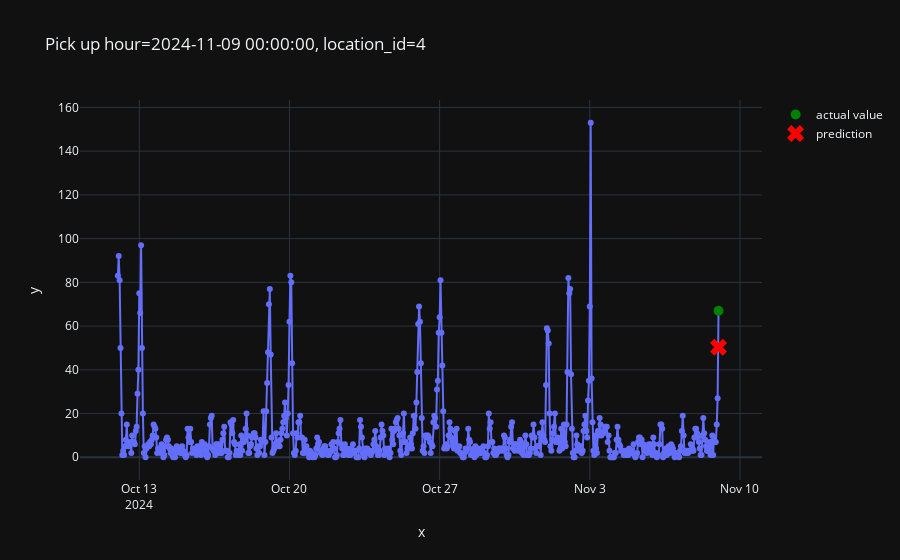

Notebook code for this chart:
### Code cell
plot_one_sample(
    features=X_test,
    targets=y_test,
    example_id=100,
    predictions=pd.Series(predictions)
)

### Figure 1 — Plotly figure (JSON) as saved in the notebook; plotly's stock layout.template omitted (floating-point values rounded to 4 significant figures; data arrays with more than 128 entries replaced by an {"elided": "..."} marker saying what was removed)
{"data": [{"hovertemplate": "x=%{x}<br>y=%{y}<extra></extra>", "legendgroup": "", "line": {"color": "#636efa", "dash": "solid"}, "marker": {"symbol": "circle"}, "mode": "lines+markers", "name": "", "orientation": "v", "showlegend": false, "type": "scatter", "x": {"elided": "673 str values"}, "xaxis": "x", "y": {"elided": "673 int values"}, "yaxis": "y"}, {"line": {"color": "green"}, "marker": {"size": 10}, "mode": "markers", "name": "actual value", "type": "scatter", "x": ["2024-11-09T00:00:00"], "y": [67]}, {"line": {"color": "red"}, "marker": {"size": 15, "symbol": "x"}, "mode": "markers", "name": "prediction", "type": "scatter", "x": ["2024-11-09T00:00:00"], "y": [50.33]}], "layout": {"legend": {"tracegroupgap": 0}, "title": {"text": "Pick up hour=2024-11-09 00:00:00, location_id=4"}, "xaxis": {"anchor": "y", "domain": [0, 1], "title": {"text": "x"}}, "yaxis": {"anchor": "x", "domain": [0, 1], "title": {"text": "y"}}}}
